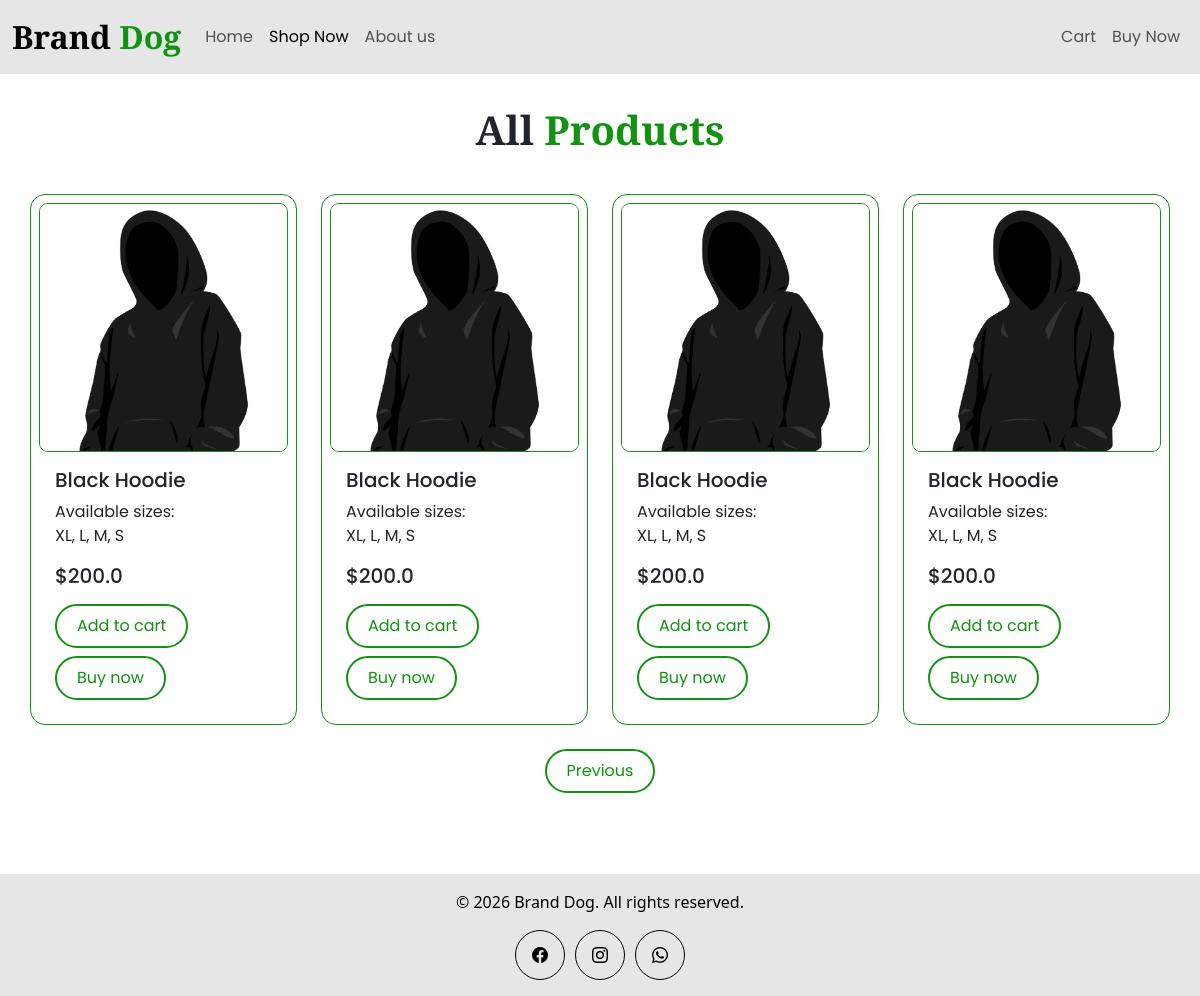
/products?page=3, run on the app's committed database.
### tables this page shows
CREATE TABLE products (
    id INTEGER PRIMARY KEY AUTOINCREMENT,
    name TEXT NOT NULL,
    price REAL NOT NULL,
    sizes TEXT,
    image TEXT
);

### app.py (the view)
@app.route("/products")
def products():
    page = request.args.get("page")
    try:
        page = int(page)
    except:
        page = 1
    if page < 1:
        page = 1
    per_page = 8
    offset = (page - 1) * per_page
    products = db.execute(
        "SELECT * FROM products LIMIT ? OFFSET ?",
        per_page, offset
    )
    row = db.execute("SELECT COUNT(*) AS count FROM products")
    total_products = row[0]["count"]
    total_pages = ceil(total_products / per_page)
    return render_template(
    "products.html",
    products=products,
    page=page,
    total_pages=total_pages
    )

### templates/products.html (shortened to what this page needs)
{% extends "layout.html" %}
{% block main %}
    <main class="products">
        <h1>All <span>Products</span></h1>
        <div class="container">
            <div class="row g-4">
                {% for product in products %}
                    <div class="col-md-3">
                        <div class="card">
                            <img src="{{ url_for('static', filename=product.image) }}" class="card-img-top">
                            <div class="card-body">
                                <h5 class="card-title">{{ product.name }}</h5>
                                <p class="card-text">
                                    Available sizes:<br>
                                    {{ product.sizes }}
                                    <h5>${{ product.price }}</h5
                                </p>
                                <a href="#" class="btn mt-2 mb-2">Add to cart</a>
                                <a href="#" class="btn">Buy now</a>
                            </div>
                        </div>
                    </div>
                {% endfor %}
            </div>
            <div class="pages-nav">
                {% if page > 1 %}
                <a href="{{ url_for('products', page=page-1) }}" class="btn">Previous</a>
                {% endif %}
            </div>
        </div>
    </main>
{% endblock %}

### static/css/style.css (style rules this page uses)
span { color: #119211; }
.btn { font-size: 1rem; color: #119211; text-decoration: none; border: 2px solid #119211; background-color: transparent; border-radius: 25px; padding: 8px 20px; }
.products { width: 100%; min-height: 100vh; font-family: 'Poppins', sans-serif; }
.container { padding: 2rem 0rem 5rem; }
.products h1 { font-size: 2.5rem; font-weight: 600; padding-top: 2rem; font-family: 'Playfair Display', sans-serif; text-align: center; }
.card { padding: 8px; border-radius: 15px; border: 1px solid #119211; }
.card-img-top { border-radius: 9px; border: 1px solid #119211; cursor: pointer; }
.pages-nav { margin-top: 1.5rem; display: flex; justify-content: center; gap: 10px; }

### data on the page
products: image (picture), name "Black Hoodie", sizes "XL, L, M, S", price "200.0"
products: image (picture), name "Black Hoodie", sizes "XL, L, M, S", price "200.0"
products: image (picture), name "Black Hoodie", sizes "XL, L, M, S", price "200.0"
products: image (picture), name "Black Hoodie", sizes "XL, L, M, S", price "200.0"
